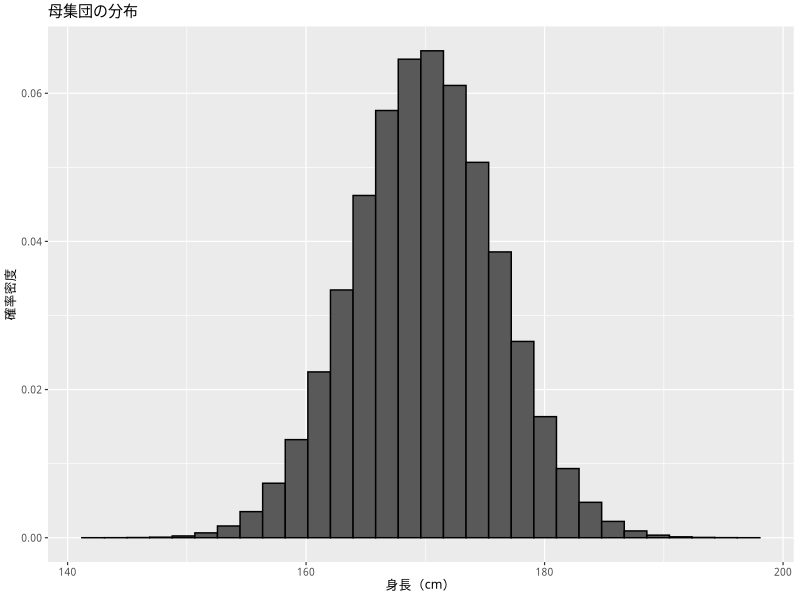
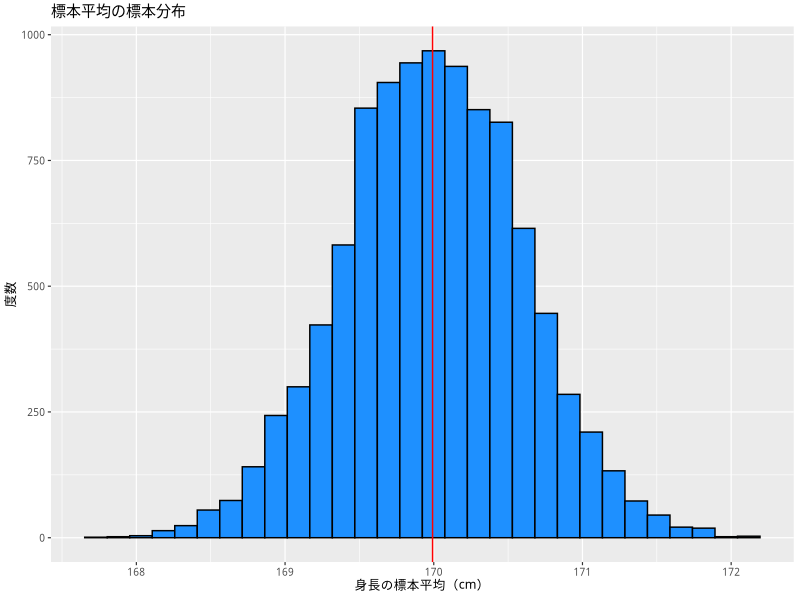
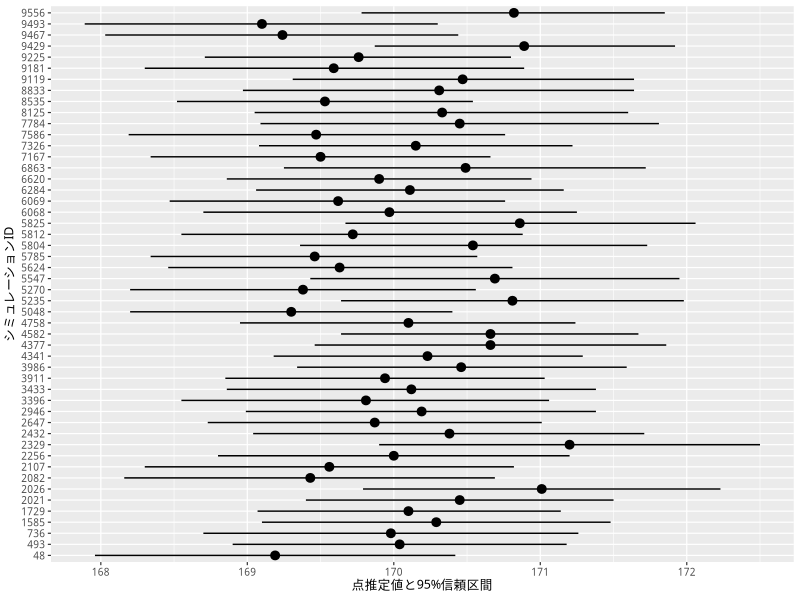
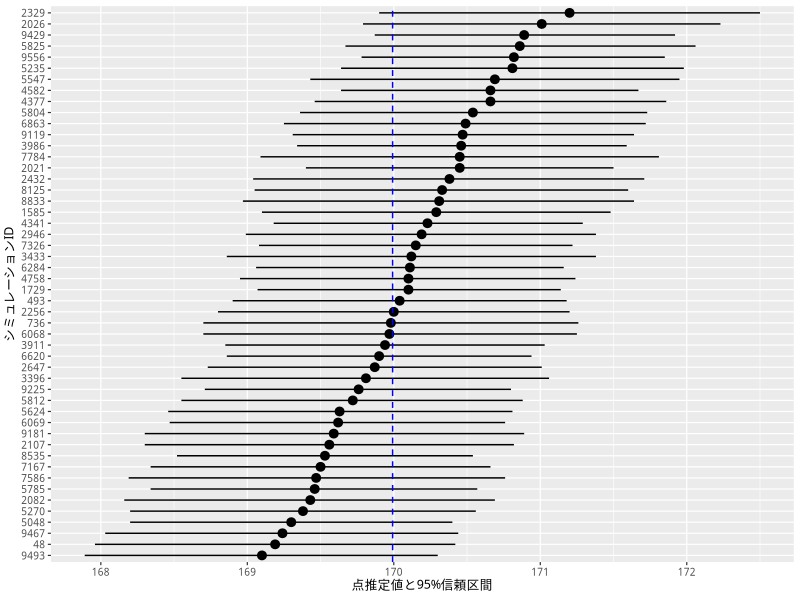
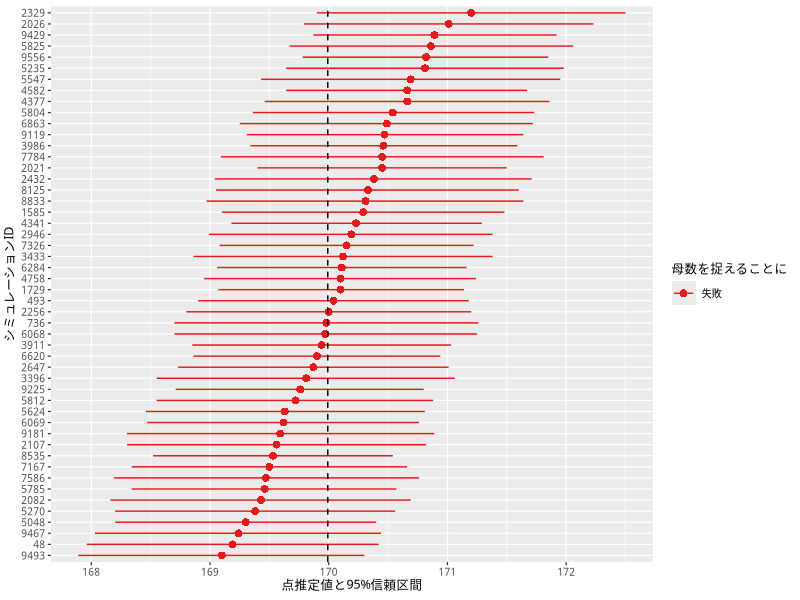

The R source for these figures, in order:
## ---- chunk 1
#| include: false

if (knitr::is_latex_output()) {
  knitr::opts_chunk$set(dev = 'cairo_pdf')
}
## ---- chunk 2
#| echo: false
#| message:  false

library(tidyverse)
my_font <- 'HiraginoSans-W3'
theme_set(theme_gray(base_size = 9,
                     base_family = my_font))
## ---- chunk 3
pop <- rnorm(1e6, mean = 170, sd = 6)
## ---- chunk 4
pop_height <- ggplot(tibble(pop),
                     aes(x = pop,
                         y = after_stat(density))) +
  geom_histogram(color = 'black') +
  labs(x = '身長（cm）',
       y = '確率密度',
       title = '母集団の分布')
plot(pop_height)
## ---- chunk 5
mean(pop)
sd(pop)
## ---- chunk 6
N <- 100
sample_1 <- sample(pop, size = N, replace = FALSE)
## ---- chunk 7
mean(sample_1)
## ---- chunk 8
(Q_95 <- qnorm((1 - 0.95) / 2, lower.tail = FALSE))
## ---- chunk 9
round(Q_95, digit = 2)
## ---- chunk 10
(var_1 <- var(sample_1))
## ---- chunk 11
(sd_1 <- sqrt(var_1))
## ---- chunk 12
sd(sample_1)
## ---- chunk 13
(SE_1 <- sd_1 / sqrt(N))
## ---- chunk 14
(lb <- mean(sample_1) - Q_95 * SE_1)
(ub <- mean(sample_1) + Q_95 * SE_1)
## ---- chunk 15
get_confint <- function(x, level = 0.95) {
  ## 標準正規分布を利用して信頼関数を求める関数
  ## 引数: x = 推定に使う標本
  ##       level = 信頼度。期待値は0.95
  ## 返り値: 点推定値、信頼区間の上下限の3つを含むベクトル
  N <- length(x)
  mean_x <- mean(x)
  SE <- sd(x) / sqrt(N)
  Q <- qnorm((1 - level) / 2, lower.tail = FALSE)
  lb <- mean_x - Q * SE
  ub <- mean_x + Q * SE
  estimates <- c(round(mean_x, 2), round(lb, 2), round(ub, 2))
  names(estimates) <- c('点推定値',
                        str_c(100 * level, '%CIの下限'),
                        str_c(100 * level, '%CIの上限'))
  return(estimates)
}
## ---- chunk 16
get_confint(sample_1)
## ---- chunk 17
sample_2 <- sample(pop, size = N, replace = FALSE)
get_confint(sample_2)
## ---- chunk 18
sample_3 <- sample(pop, size = N, replace = FALSE)
get_confint(sample_3)
## ---- chunk 19
n_sims <- 1e4
## ---- chunk 20
res_sim <- matrix(NA, nrow = n_sims, ncol = 3)
colnames(res_sim) <- c('est', 'lb', 'ub')
## ---- chunk 21
for (i in 1 : n_sims) {
  smpl <- sample(pop, size = N, replace = FALSE)
  res_sim[i,] <- get_confint(smpl)
}
res_sim[1 : 5,]
## ---- chunk 22
df_sim <- as_tibble(res_sim)
glimpse(df_sim)
df_sim$id <- 1 : n_sims
## ---- chunk 23
h_est <- ggplot(df_sim, aes(x = est)) +
  geom_histogram(color = 'black',
                 fill  = 'dodgerblue') +
  geom_vline(xintercept = mean(pop),
             color      = 'red') +
  labs(x = '身長の標本平均（cm）',
       y = '度数',
       title = '標本平均の標本分布')
plot(h_est)
## ---- chunk 24
mean(df_sim$est)
mean(pop)
## ---- chunk 25
res_sim[100, 2 : 3]
## ---- chunk 26
caught <- res_sim[, 2] <= mean(pop) & mean(pop) <= res_sim[, 3]
## ---- chunk 27
caught[1 : 5]
sum(caught)
## ---- chunk 28
rdm_50 <- slice_sample(df_sim, n = 50)
ci1 <- ggplot(rdm_50,
              aes(y = as.factor(id),
                  x = est,
                  xmin = lb,
                  xmax = ub)) +
  geom_pointrange() +
  labs(y = 'シミュレーションID',
       x = '点推定値と95%信頼区間')
plot(ci1)
## ---- chunk 29
ci2 <- ggplot(rdm_50, aes(y = as.factor(reorder(id, est)),
                          x = est,
                          xmin = lb,
                          xmax = ub)) +
  geom_pointrange() +
  geom_vline(xintercept = mean(pop),
             color      = 'blue',
             linetype   = 'dashed') +
  labs(y = 'シミュレーションID',
       x = '点推定値と95%信頼区間')
plot(ci2)
## ---- chunk 30
rdm_50$caught <- rdm_50$lb <= mean(pop) & mean(pop) <= rdm_50$ub 
le_name <- '母数を捉えることに'
le_labels <- c('失敗', '成功')
ci3 <- ggplot(rdm_50,
              aes(y = as.factor(reorder(id, est)),
                  x = est,
                  xmin = lb,
                  xmax = ub,
                  color = caught,
                  shape = caught)) +
  geom_pointrange() +
  geom_vline(xintercept = mean(pop),
             color      = 'black',
             linetype   = 'dashed') +
  labs(y = 'シミュレーションID',
       x = '点推定値と95%信頼区間') +
  scale_color_brewer(palette = 'Set1',
                     name    = le_name,
                     labels  = le_labels) +
  scale_shape_discrete(name = le_name,
                       labels = le_labels)
plot(ci3)
